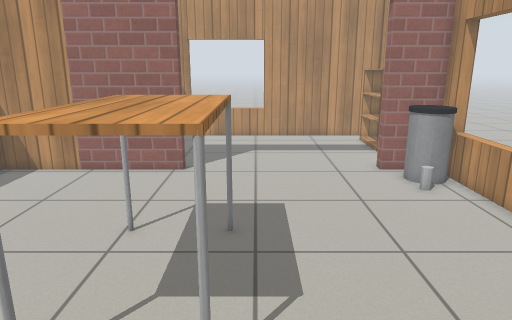
[1] (above)

23 first-person views from a walk through a world built for the Gazebo simulator. The camera is 1.2 m above the floor, tilts 14° down and sees 70° across. The floor is counted in squares, 0.25 m on a side. Each view is taken from the middle of a square. On the plan, view 1 faces up. The plan holds only what a view shows up to about 20 squares ahead; the rest is blank. The place goes on beyond the plan. Gazebo's built-in surfaces are drawn with simple patterns. Simple shapes stand in for some stock models.

[2]
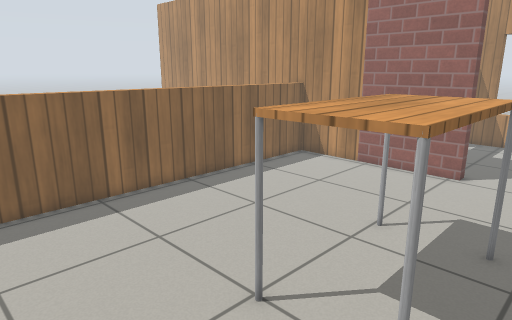

[3]
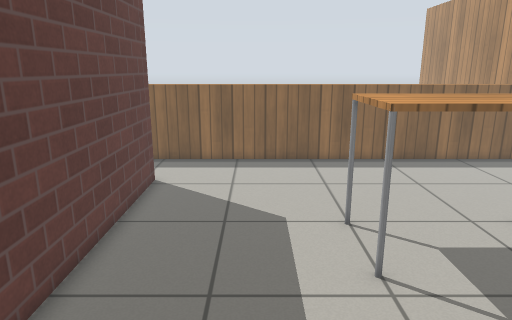

[4]
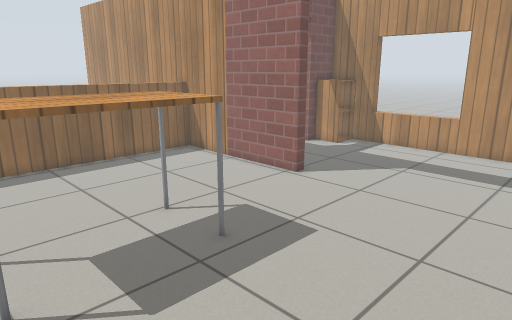

[5]
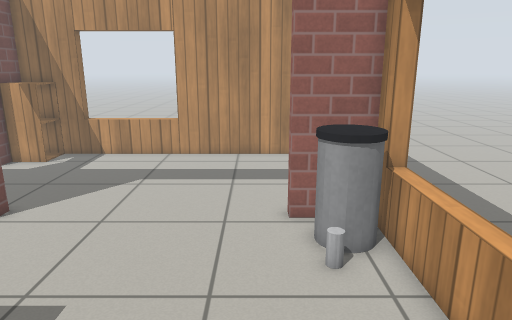

[6]
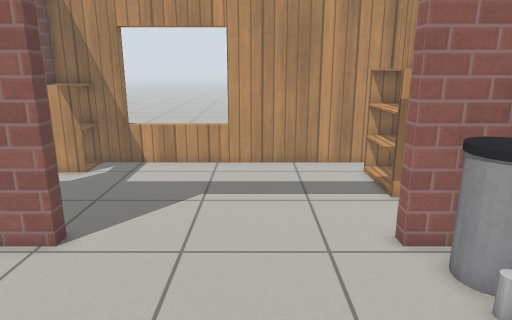

[7]
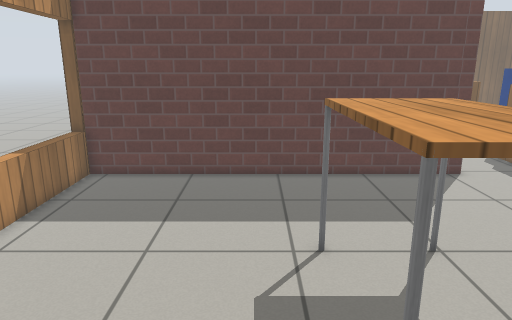

[8]
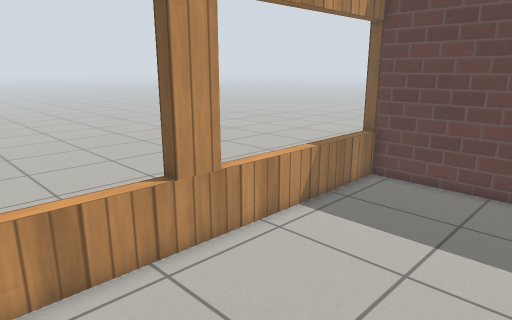

[9]
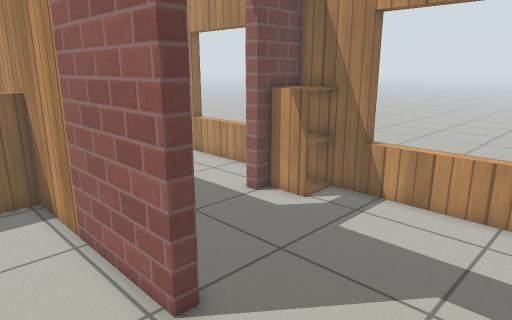

[10]
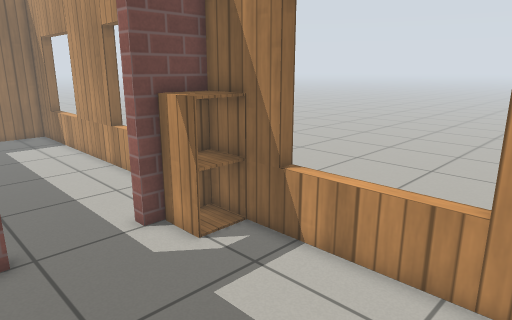

[11]
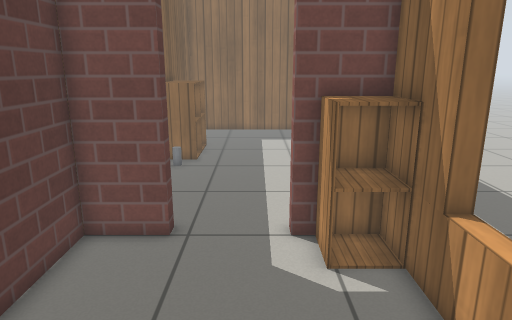

[12]
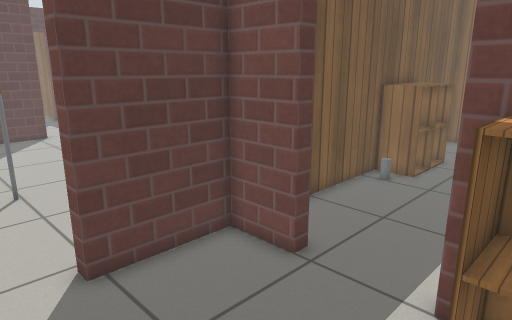

[13]
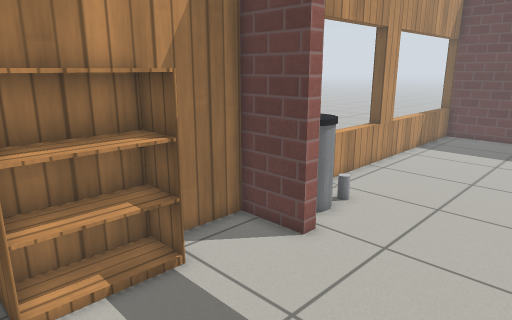

[14]
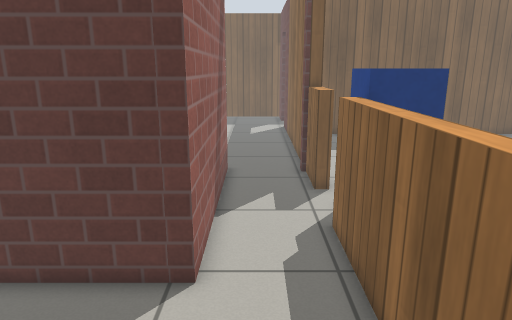

[15]
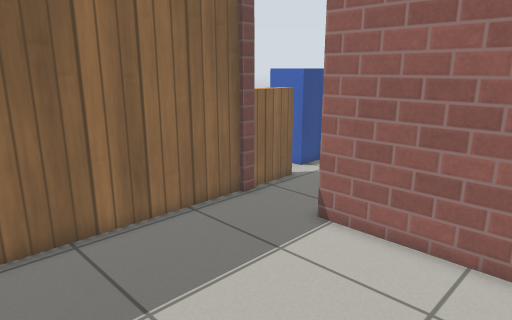

[16]
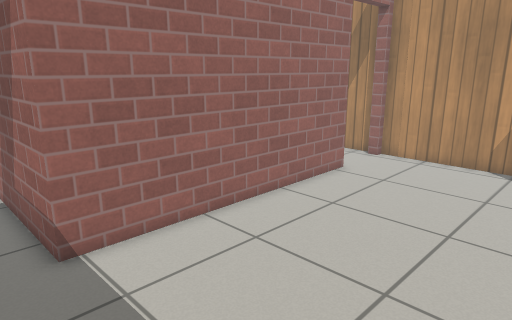

[17]
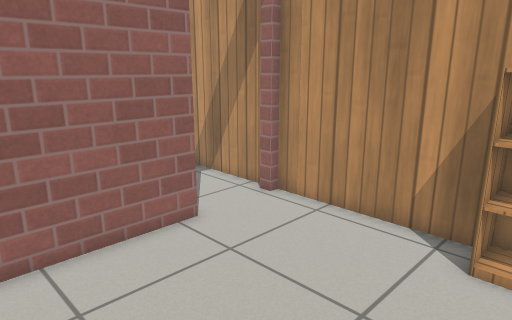

[18]
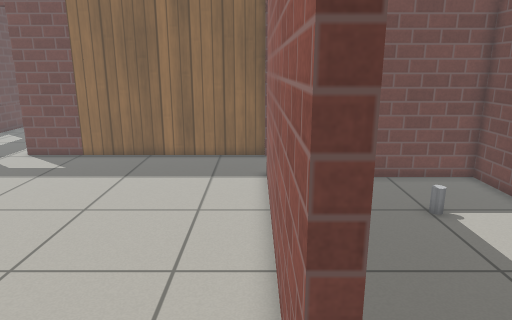

[19]
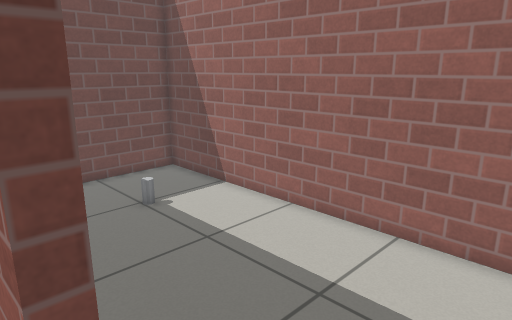

[20]
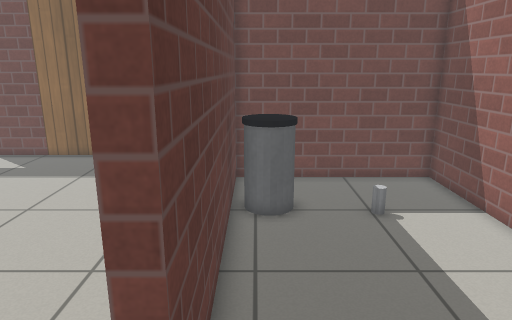

[21]
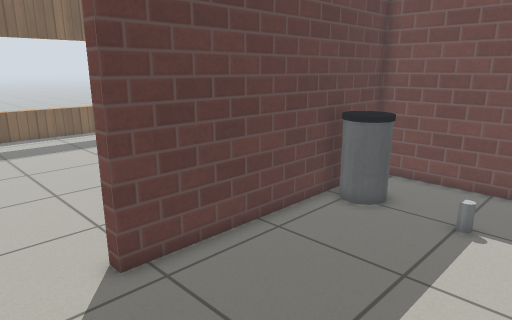

[22]
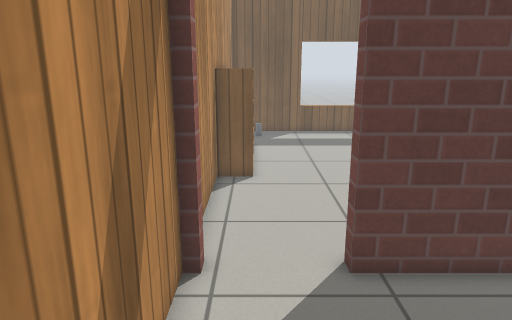

[23]
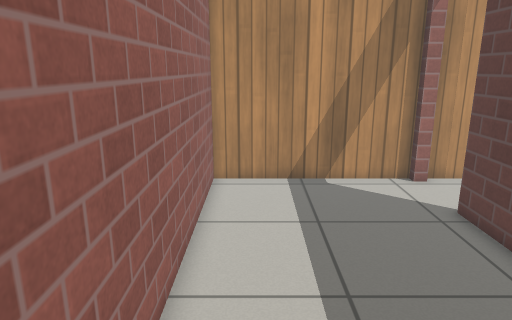

### Floor plan
Points are (right, up) in squares from view 1. A wall is a line through its corners. A room is listed if a view was taken in it or the views show most of it. See-through windows are left out.
Room 1 (views 1, 2, 3, 4, 5, 6, 7, 8, 9, 14)
walls: (-3.6, 17.3) (-12.5, 17.3); (8.8, -2.6) (8.8, 17.3) (6.1, 17.3); (-8.6, -6.5) (-8.6, -2.5) (9.5, -2.5)
low walls: (-12.4, 17.4) (-12.4, -5.7)
ways out: open door at (1.3, 17.5) to room 2; opening at (-10.5, -5.5)
objects: table (-4, 5) to (-1, 10); drink can (7, 14); bin (7, 15) to (8, 16)
Room 2 (views 10, 11, 12, 13)
walls: (6.1, 17.9) (8.8, 17.9) (8.8, 26.7) (-8, 26.7) (-8, 24); (-8, 20.4) (-8, 17.9) (-3.6, 17.9)
ways out: open door at (1.3, 17.5) to room 1; open door at (-8, 22.5)
objects: cabinet (-8, 25) to (-6, 26); bookshelf (7, 21) to (8, 25)
Room 3 (views 15, 16, 17, 18, 19)
walls: (4.7, -12.5) (-8.6, -12.5); (-12.4, -12.4) (-12.4, -22.5); (8.8, -22.5) (8.8, -12.5) (8.3, -12.5)
ways out: open door at (6.5, -12) to room 4; open door at (-10.5, -12)
objects: bookshelf (7, -22) to (8, -20)
Room 4 (views 20, 21, 22, 23)
walls: (8.3, -11.9) (8.8, -11.9) (8.8, -3.1) (-8, -3.1) (-8, -11.9) (4.7, -11.9)
ways out: open door at (6.5, -12) to room 3
objects: bin (-5, -11) to (-3, -10); drink can (-4, -7)

Where each view was taken, in squares from view 1:
view 1: 0 up, 0 right, facing up
view 2: 0 up, 1 right, facing up-left
view 3: 2 up, 7 right, facing left
view 4: 4 up, 7 right, facing up-left
view 5: 6 up, 5 right, facing up
view 6: 8 up, 2 right, facing up
view 7: 14 up, 1 right, facing down
view 8: 13 up, 1 right, facing down-right
view 9: 14 up, 2 right, facing up-left
view 10: 19 up, 2 right, facing up-left
view 11: 23 up, 2 right, facing left
view 12: 26 up, 1 left, facing down-left
view 13: 26 up, 0 right, facing down-right
view 14: 5 up, 10 left, facing down
view 15: 22 down, 2 left, facing up-left
view 16: 22 down, 11 left, facing up-right
view 17: 22 down, 2 left, facing up-right
view 18: 13 down, 8 right, facing left
view 19: 13 down, 8 right, facing up-left
view 20: 11 down, 8 right, facing left
view 21: 4 down, 8 right, facing down-left
view 22: 4 down, 7 right, facing down
view 23: 5 down, 7 left, facing right
